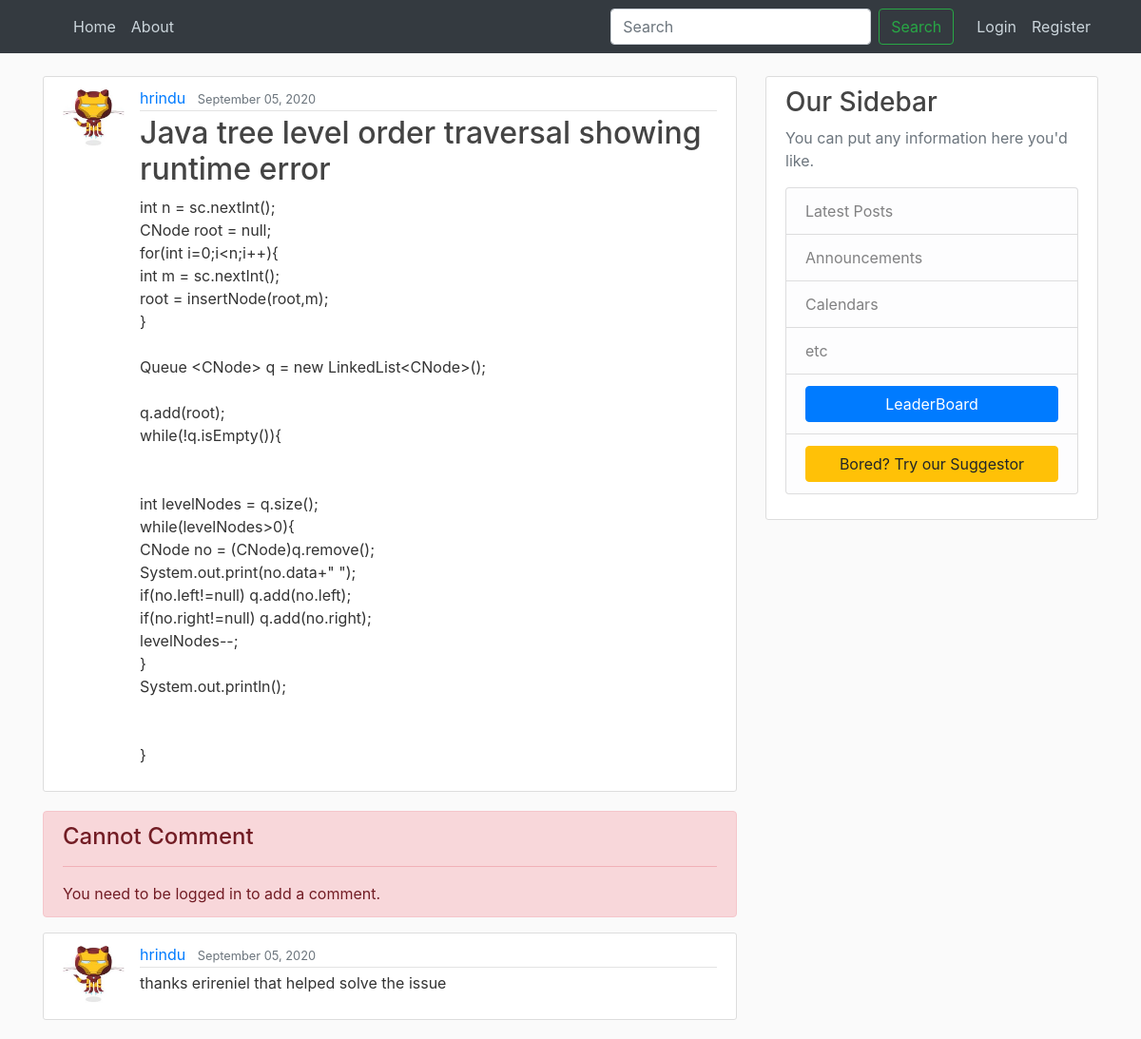
/post/25, run on an earlier commit of the app's database.
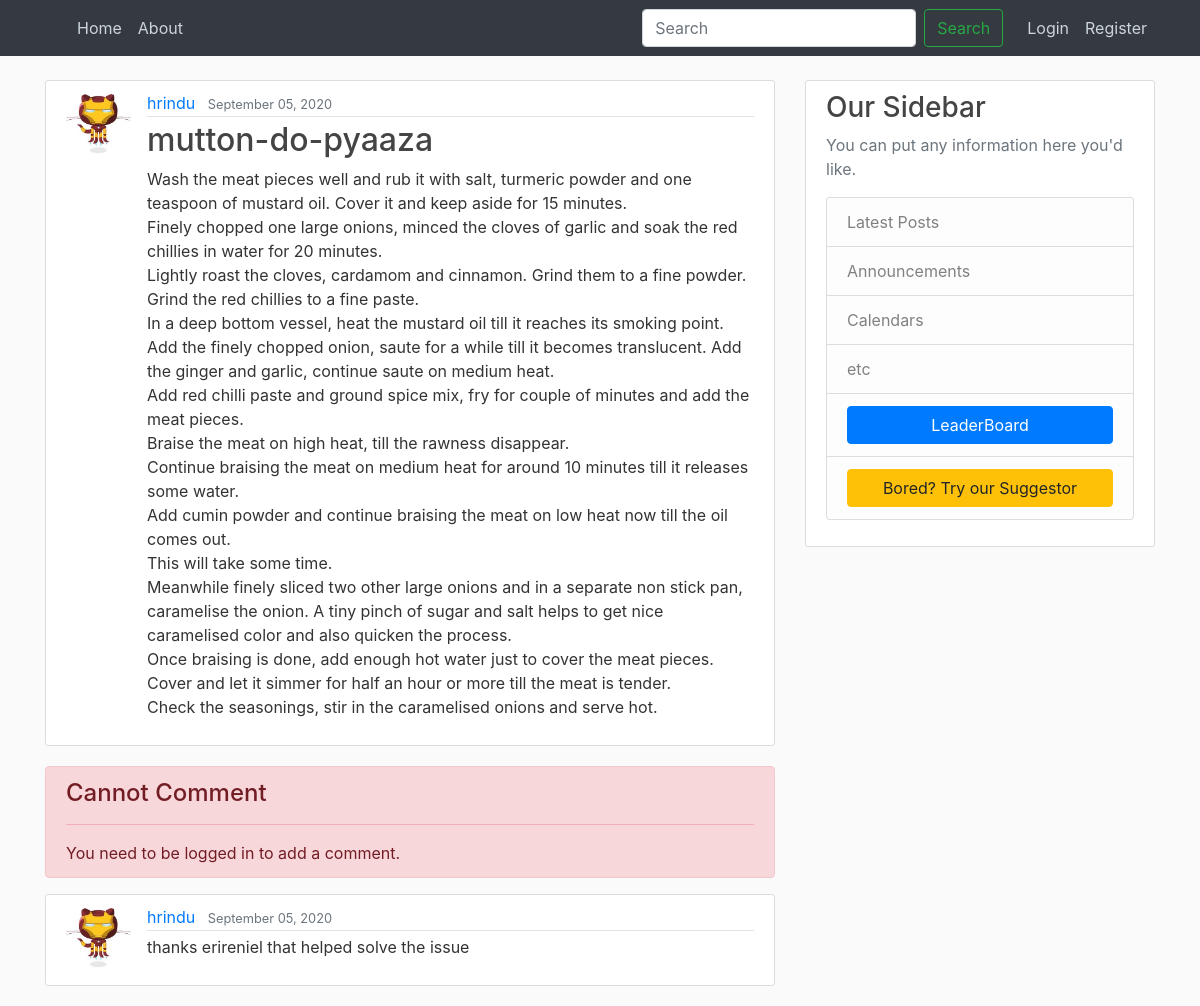
And on a later commit of the database.
### blog/models.py (models this page shows, shortened)
class Post(models.Model):
	title = models.CharField(max_length=100)
	content = models.TextField(blank=False)
	date_posted = models.DateTimeField(default=timezone.now)
	author = models.ForeignKey(User, on_delete=models.CASCADE)

### users/models.py (models this page shows, shortened)
class Profile(models.Model):
	user = models.OneToOneField(User, on_delete=models.CASCADE)
	image = models.ImageField(default='default.png', upload_to='profile_pics')
	block_status = models.IntegerField(default=0)

### blog/views.py (the view, shortened to what this page needs)
# urls.py: path('post/<int:post_pk>', PostDetails, name='post-detail'),
def PostDetails(request, post_pk):
	post = Post.objects.filter(pk = post_pk)[0]
	comment_form = AddComment()
	comments = Comments.objects.filter(post = post)
	return render(request, 'blog/post_detail.html',{'post':post,'comment_form':comment_form, 'comments':comments})

### blog/forms.py
class AddComment(forms.ModelForm):
    class Meta:
        model = Comments
        fields = ['comment_body']

### blog/templates/blog/post_detail.html (shortened to what this page needs)
{% extends "blog/base.html" %}
{% load bootstrap4 %}
{% block content %}
    <article class="media content-section">
      <img src="{{ post.author.profile.image.url }} " class="rounded-circle article-img">
      <div class="media-body">
        <div class="article-metadata">
          <a class="mr-2" href="{% url 'user-posts' post.author.username %}">{{ post.author }}</a>
          <small class="text-muted">{{ post.date_posted|date:"F d, Y" }}</small>
        </div>
        <h2 class="article-title" >{{ post.title }}</a></h2>
        <p class="article-content">{{ post.content }}</p>
      </div>
    </article>
    {% if user.is_authenticated %}
    <div class="content-section">
      <form method="post">
          {% csrf_token %}
          {% bootstrap_form comment_form %}
          <div class="form-group">
              <button class="btn btn-outline-info" type="submit">Add Comment</button>
          </div>
      </form>
    </div>
    {% else %}
    <div class="alert alert-danger" role="alert">
      <h4 class="alert-heading">Cannot Comment</h4>
      <hr>
      <p class="mb-0">You need to be logged in to add a comment.</p>
    </div>
    {% endif %}
    {% for comment in comments %}
        <article class="media content-section">
          <img src="{{ comment.comment_author.profile.image.url }} " class="rounded-circle article-img">
          <div class="media-body">
            <div class="article-metadata">
              <a class="mr-2" href="{% url 'user-posts' comment.comment_author.username %}">{{ comment.comment_author }}</a>
              <small class="text-muted">{{ comment.comment_date|date:"F d, Y" }}</small>
            </div>
            <p class="article-content">{{ comment.comment_body }}</p>
          </div>
        </article>
    {% endfor %}
{% endblock content %}

What changed in the data, as far as the page shows it:
changed Post "hrindu": title "Java tree level order traversal showing runtime error" → "mutton-do-pyaaza"; content "int n = sc.nextInt(); CNode root = null; for(int i=0;i<n;i++){ int m = sc.nextInt(); root = insertNode(root,m); } Queue <CNode> q = new LinkedList<CNode>(); q.add(root); while(!q.isEmpty()){ int levelNodes = q.size(); while(levelNodes>0){ CNode no = (CNode)q.remove(); System.out.print(no.data+\" \"); if(no.left!=null) q.add(no.left); if(no.right!=null) q.add(no.right); levelNodes--; } System.out.println(); }" → "Wash the meat pieces well and rub it with salt, turmeric powder and one teaspoon of mustard oil. Cover it and keep aside for 15 minutes. Finely chopped one large onions, minced the cloves of garlic and soak the red chillies in water for 20 minutes. Lightly roast the cloves, cardamom and cinnamon. Grind them to a fine powder. Grind the red chillies to a fine paste. In a deep bottom vessel, heat the mustard oil till it reaches its smoking point. Add the finely chopped onion, saute for a while till it becomes translucent. Add the ginger and garlic, continue saute on medium heat. Add red chilli paste and ground spice mix, fry for couple of minutes and add the meat pieces. Braise the meat on…"
